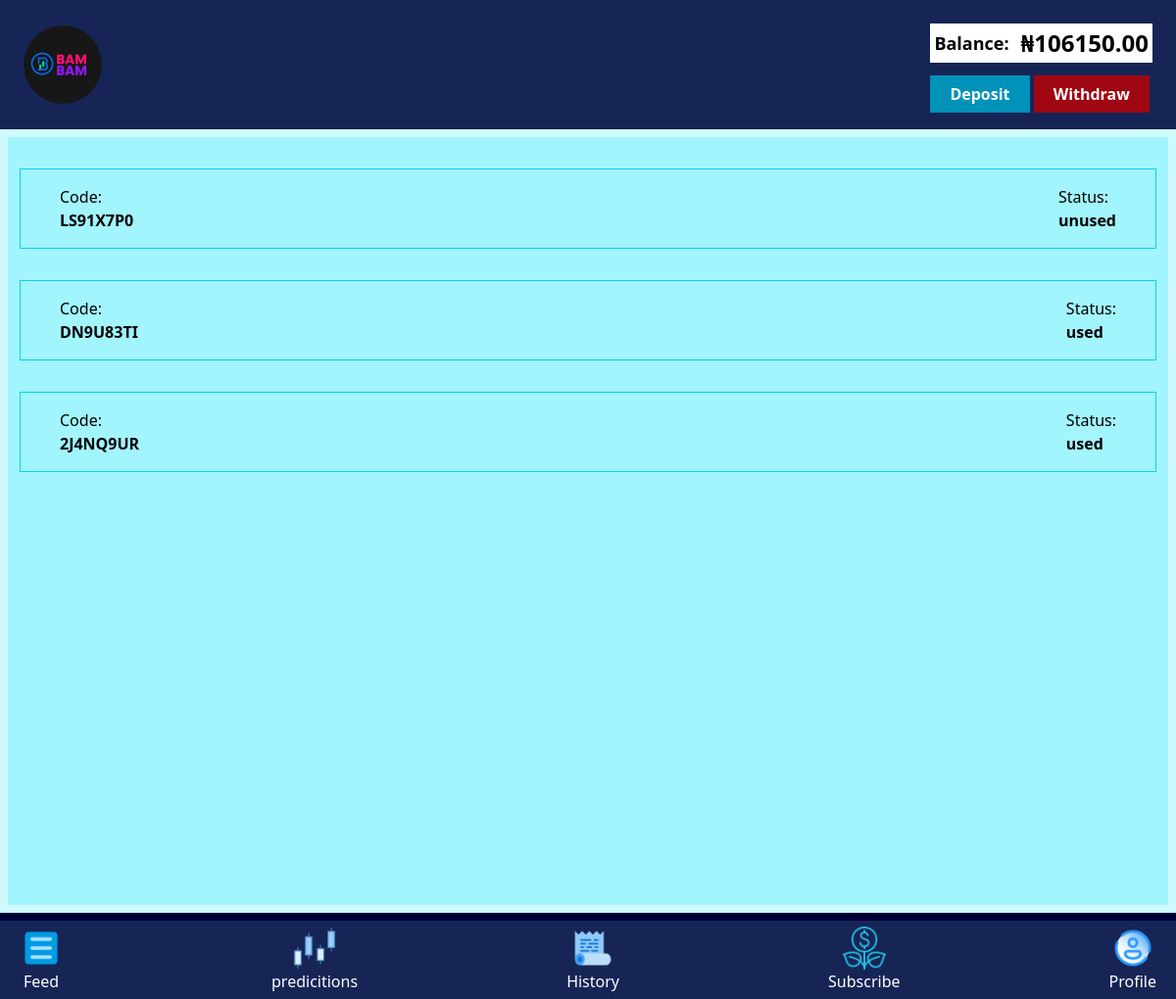
The page /refferal-codes/ (signed in) on the database its author committed.
### base/models.py (models this page shows, shortened)
class UserProfile(models.Model):
    user = models.OneToOneField(User, on_delete=models.CASCADE)
    balance = models.DecimalField(max_digits=10, decimal_places=2, default=0.00)
    winning = models.DecimalField(max_digits=10, decimal_places=2, default=0.00)
    referal_earning = models.DecimalField(max_digits=10, decimal_places=2, default=0.00)
    date_joined = models.DateTimeField(auto_now_add=True)
    investment = models.DecimalField(max_digits=10, decimal_places=2, default=0.00)
    interest = models.DecimalField(max_digits=10, decimal_places=2, default=0.00)
    last_interest_update = models.DateField(null=True, blank=True)

class ReferralCode(models.Model):
    user = models.ForeignKey(User, on_delete=models.CASCADE)
    referral_code = models.CharField(max_length=10, unique=True)
    status = models.CharField(max_length=10, choices=[("used", "used"), ("unused", "unused")], default='unused')

### base/views.py (the view)
# urls.py: path("refferal-codes/", view_codes, name="refferal-codes"),
@login_required(login_url="base:login")
def view_codes(request):
    user = request.user
    codes = ReferralCode.objects.filter(user=user)
    context = {
        "codes" : codes,
    }
    return render(request, "base/codes.html", context)

### base/templatetags/math_filters.py (called while the page is built)
@register.filter
def add(value, arg):
    return value + arg

### base/templates/base/codes.html
{% extends "base/main.html" %}
{% load math_filters %}
{% block content %}
 <main>
       <section>
            <div class="items-center justify-center p-2 bg-cyan-100 mt-33 h-200 mb-22">
                <div class="flex flex-col  h-full gap-3 p-3 m-auto overflow-y-scroll bg-cyan-200 mb-30">
                    {% for code in codes  %}
                    <div>
                        <div class="flex justify-between px-10 mt-5 border-1 border-cyan-400 py-4">
                            <span>Code: <br> <strong> {{code.referral_code}}</strong> </span>
                            <span><span>Status: <br> <strong>{{code.status}}</strong> </span>
                        </div>
                    </div>
                    {% endfor %}
                </div>
            </div>
       </section>
</main>
{% endblock content %}

### base/templates/base/header.html (shortened to what this page needs)
{% load static %}
{% load math_filters %}
{% if request.user.is_authenticated %}
  <header class="flex justify-between p-6 items-center bg-blue-950 fixed top-0 right-0 left-0 mb-10">
            <div>
                <a href="{% url "base:home" %}">
                    <img class="w-20 rounded-full" src="{% static "images/logo.png" %}" alt="" srcset="">
                </a>
            </div>
            <div class="flex gap-3 flex-col">
                <div class="flex gap-3 bg-white p-1 items-center justify-center">
                    <span class="font-black text-lg">Balance:</span>
                    <span class="text-2xl font-black">&#8358;{{ request.user.userprofile.balance|add:request.user.userprofile.interest }}</span>
                </div>
                <div class="mt-2">
                    <a class="bg-cyan-600 px-5 py-2 font-black text-white" href="{% url "base:deposit" %}">Deposit</a>
                    <a class="bg-red-800 px-5 py-2 font-black text-white" href="{% url "base:withdraw" %}">Withdraw</a>
                </div>
            </div>
</header>
{% endif %}

### base/static/src/style.css (style rules this page uses)
body { background-color: rgb(0, 0, 56); position: relative; }

### rows shown on the page
ReferralCode: referral_code "LS91X7P0", status "unused"
ReferralCode: referral_code "DN9U83TI", status "used"
ReferralCode: referral_code "2J4NQ9UR", status "used"

### other values the page prints
{{ request.user.userprofile.balance|add:request.user.userprofile.interest }} "106150.00"
